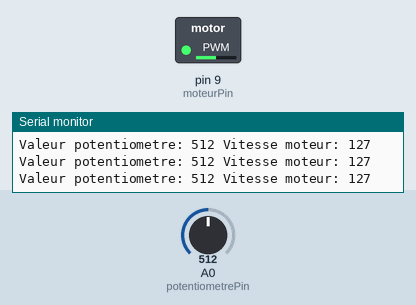
Simulated run of this sketch. Board: Arduino Uno, built with avr-gcc and run on an emulated ATmega328P. On the bench: switched loads named in the sketch (green lamp = pin HIGH), the last lines printed to the serial monitor. The test bench sets the inputs (shaded band); at power-on: A0 (potentiometrePin) = 512.

Above: at 1.2 s.
1.3 s: A0 (potentiometrePin) set to 988
At 2.4 s:
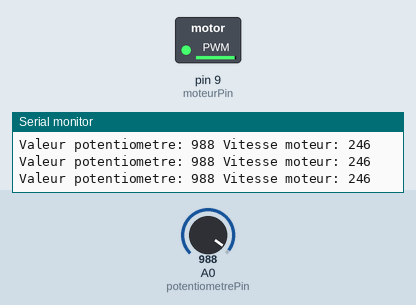
2.8 s: A0 (potentiometrePin) set to 1010
At 4.0 s:
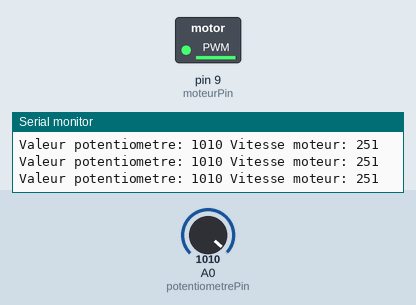
5.8 s: A0 (potentiometrePin) set to 716
At 7.0 s:
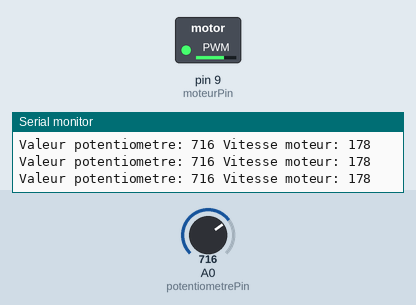
7.3 s: A0 (potentiometrePin) set to 122
At 8.5 s:
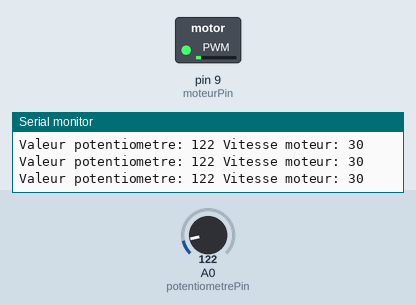
8.8 s: A0 (potentiometrePin) set to 0
At 10.0 s:
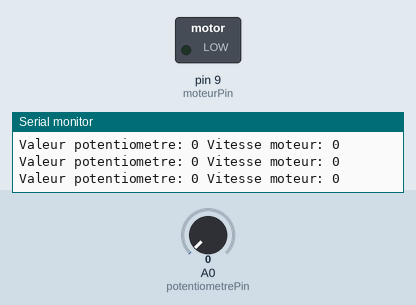
10.3 s: A0 (potentiometrePin) set to 511
At 11.7 s:
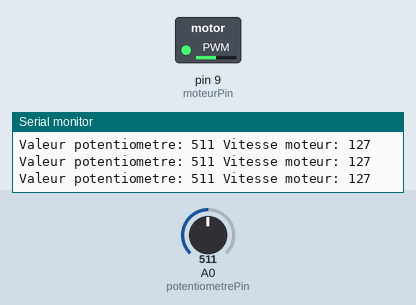
Timing chart, 0 to 12.8 s (numbered marks = the images above; inputs shaded):
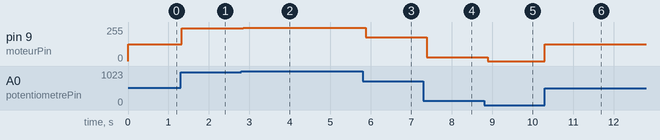

Measured:
- after the input at 1.3 s, pin 9 (moteurPin): 127/255 → 246/255 at once
- after the input at 2.8 s, pin 9 (moteurPin): 246/255 → 251/255 after 0.05 s
- after the input at 5.8 s, pin 9 (moteurPin): 251/255 → 178/255 after 0.07 s
- after the input at 7.3 s, pin 9 (moteurPin): 178/255 → 30/255 after 0.08 s
- after the input at 8.8 s, pin 9 (moteurPin): 30/255 → 0/255 after 0.09 s
- after the input at 10.3 s, pin 9 (moteurPin): 0/255 → 127/255 at once

The sketch:

moteur_potentiometre.ino
```cpp
const int moteurPin = 9;
const int potentiometrePin = A0;

void setup() {
  pinMode(moteurPin, OUTPUT);
  Serial.begin(9600);

  Serial.println("Initialisation du controle de moteur...");
}

void loop() {
  int valeurPot = analogRead(potentiometrePin);
  int vitesseMoteur = map(valeurPot, 0, 1023, 0, 255);

  analogWrite(moteurPin, vitesseMoteur);

  Serial.print("Valeur potentiometre: ");
  Serial.print(valeurPot);
  Serial.print(" Vitesse moteur: ");
  Serial.println(vitesseMoteur);

  delay(100);
} 
```
